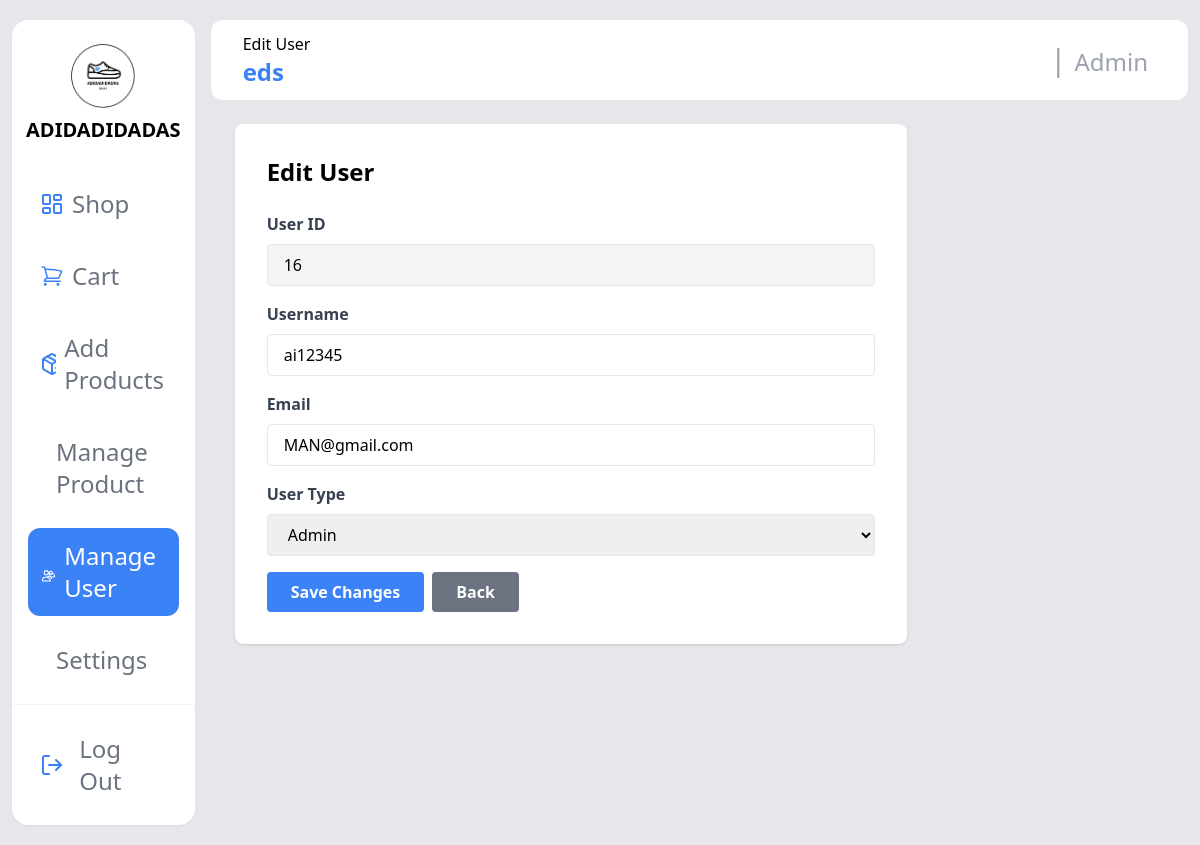
Page /edit_user.php?id=16 (signed in) on the committed database.
### tables this page shows
CREATE TABLE `tbl_user` (
  `user_id` int(11) NOT NULL,
  `userName` varchar(255) NOT NULL,
  `email` varchar(250) NOT NULL,
  `userPassword` varchar(250) DEFAULT NULL,
  `userType` varchar(255) NOT NULL
);

### edit_user.php (the view, shortened to what this page needs)
<?php
include 'connection.php';
$user = null;
if (isset($_GET['id'])) {
    $user_id = intval($_GET['id']);
    $sql = "SELECT user_id, userName, email, userType FROM tbl_user WHERE user_id = ?";
    $stmt = $conn->prepare($sql);
    $stmt->bind_param("i", $user_id);
    $stmt->execute();
    $result = $stmt->get_result();
    if ($result->num_rows > 0) {
        $user = $result->fetch_assoc();
    } else {
        header("Location: manage_users.php");
        exit();
    }
}
?>
<!DOCTYPE html>
<html lang="en">
<head>
    <script src="https://cdn.tailwindcss.com"></script>
</head>
<body>
    <div class="min-h-screen bg-gray-200 px-3 py-5 grid grid-cols-1 md:grid-cols-12 gap-4">
        <?php include 'components/sidebar.php'; ?>
        <div class="bg-gray-200 rounded-2xl col-span-1 md:col-span-10">
            <div class="bg-white h-20 rounded-xl w-full p-2 flex justify-between items-center">
                <div class="ps-6 w-full">
                    <span>Edit User</span>
                    <?php
                        if (isset($_SESSION['username'])) {
                            echo '<h1 class="text-2xl font-bold text-blue-500">' . htmlspecialchars($_SESSION['username']) . '</h1>';
                        }
                    ?>
                </div>
                <div class="flex justify-end items-center w-full p-4">
                    <div class="p-4 flex gap-2 items-center max-w-xs sm:max-w-sm md:max-w-md overflow-hidden">
                        <h1 class="text-3xl text-gray-400">|</h1>
                        <?php
                            if (isset($_SESSION['userType'])) {
                                echo '<div class="flex items-center gap-1 truncate">
                                        <h1 class="text-2xl text-gray-400 pt-1 truncate">' . htmlspecialchars($_SESSION['userType']) . '</h1>
                                      </div>';
                            }
                        ?>
                    </div>
                </div>
            </div>
            <div class="w-full p-6">
                <div class="bg-white rounded-lg shadow p-8 max-w-2xl">
                    <h3 class="text-2xl font-bold mb-6">Edit User</h3>
                    <?php if ($user): ?>
                        <form method="POST" class="space-y-4">
                            <div>
                                <label class="block text-gray-700 font-semibold mb-2">User ID</label>
                                <input type="text" disabled class="w-full px-4 py-2 border rounded bg-gray-100" value="<?php echo $user['user_id']; ?>">
                            </div>
                            <div>
                                <label class="block text-gray-700 font-semibold mb-2">Username</label>
                                <input type="text" name="username" required class="w-full px-4 py-2 border rounded focus:ring-2 focus:ring-blue-500 outline-none" value="<?php echo htmlspecialchars($user['userName']); ?>">
                            </div>
                            <div>
                                <label class="block text-gray-700 font-semibold mb-2">Email</label>
                                <input type="email" name="email" required class="w-full px-4 py-2 border rounded focus:ring-2 focus:ring-blue-500 outline-none" value="<?php echo htmlspecialchars($user['email']); ?>">
                            </div>
                            <div>
                                <label class="block text-gray-700 font-semibold mb-2">User Type</label>
                                <select name="usertype" required class="w-full px-4 py-2 border rounded focus:ring-2 focus:ring-blue-500 outline-none">
                                    <option value="Admin" <?php echo $user['userType'] === 'Admin' ? 'selected' : ''; ?>>Admin</option>
                                </select>
                            </div>
                            <div class="flex gap-2">
                                <button type="submit" class="bg-blue-500 text-white px-6 py-2 rounded hover:bg-blue-600 transition font-semibold">
                                    Save Changes
                                </button>
                                <a href="manage_users.php" class="bg-gray-500 text-white px-6 py-2 rounded hover:bg-gray-600 transition font-semibold">
                                    Back
                                </a>
                            </div>
                        </form>
                    <?php else: ?>
                        <p class="text-red-500">User not found</p>
                    <?php endif; ?>
                </div>
            </div>
        </div>
    </div>
</body>
</html>

### rows in the picture
tbl_user: user_id "16", username "ai12345", email "MAN@gmail.com"

### other values in the picture
$_SESSION['username'] "eds"
$_SESSION['userType'] "Admin"
